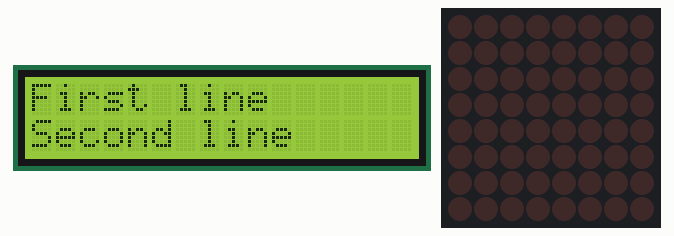
Recording of a program running on a simulated Arduino Mega 2560, built with avr-gcc and run on an emulated ATmega2560. On the bench: 16×2 character LCD, 8×8 LED matrix.

Above: at 0.1 s.

The program:

main.cpp
```cpp
#include <Wire.h>
#include <LiquidCrystal.h> // lcd 16 02
#include <Keypad.h> // membrannaja klava

// maxon
#include <MD_Parola.h>
#include <MD_MAX72xx.h>
#include <SPI.h>

// pult
#include <IRremote.h>

// Hardware SPI maxon:
#define HARDWARE_TYPE MD_MAX72XX::GENERIC_HW
#define MAX_DEVICES 1
#define CS_PIN 9
#define DATA_PIN 10
#define CLK_PIN 8

// bruh pul5t
#define RECEIVER_PIN 47 // define the IR receiver pin

// datchiki levii
#define trigPinL 43
#define echoPinL 45
/*long durationL;
int distanceL;*/

// datchiki pravii
#define trigPinR 39
#define echoPinR 41
/*long durationR;
int distanceR;*/

// Create a new instance of the MD_Parola class with hardware SPI connection:
MD_Parola myDisplay = MD_Parola(HARDWARE_TYPE, CS_PIN, MAX_DEVICES);

// lcd connection
const int rs = 12, en = 11, d4 = 5, d5 = 4, d6 = 3, d7 = 2;
LiquidCrystal lcd(rs, en, d4, d5, d6, d7);

// Keypad
const byte ROWS = 4;   // Количество рядов
const byte COLS = 4;   // Количество строк
char keys[ROWS][COLS] =
{
  {'1','2','3','A'},
  {'4','5','6','B'},
  {'7','8','9','C'},
  {'*','0','#','D'}
};
byte rowPins[ROWS] = {23, 25, 27, 29}; // Выводы, подключение к строкам
byte colPins[COLS] = {31, 33, 35, 37}; // Выводы, подключение к столбцам

Keypad keypad = Keypad( makeKeymap(keys), rowPins, colPins, ROWS, COLS );

IRrecv receiver(RECEIVER_PIN); // create a receiver object of the IRrecv class
decode_results results; // create a results object of the decode_results class
unsigned long key_value = 0; // variable to store the pressed key value


void setup() {
  // put your setup code here, to run once:

  Serial.begin(9600); // Открываем последовательную связь на скорости 9600

  // lcd code
  lcd.begin(16, 2);
  lcd.print("First line");
  lcd.setCursor(0,1);
  lcd.print("Second line");

  myDisplay.begin();
  myDisplay.setIntensity(0);
  myDisplay.displayClear();

  receiver.enableIRIn(); // enable the receiver
  receiver.blink13(true); // enable blinking of the built-in LED when an IR signal is received
}

double getDistance(int echoPin, int triggerPin){
  double duration;
  duration = pulseIn(echoPin, HIGH);
  return (double)(duration/2) / 29.1;
}

/*MoveToCenter(){
  if(){

  }else{
     do{
    int distanceLeft = getDistance(echoPinL, trigPinL);
  Serial.println(distanceL);

  int distanceRight = getDistance(echoPinR, trigPinR);
  Serial.println(distanceR);
  }
  while(edge_to_edge_move());
  }
}*/

void loop() {
  // put your main code here, to run repeatedly:
}
```
